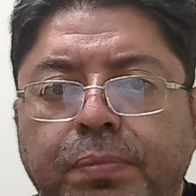
#> input picture dataset/Hernan_Vargas/persona_1_20250220_151204.jpg, 196 x 196 px, found by its file name
$ python menu.py
#> lines starting #> are read from the running program, lines starting #| are printed output that depends on the picture
### models/LBPH/LBPH.py
import cv2
import os
import numpy as np
import time
from sklearn.metrics import accuracy_score, precision_score, recall_score, f1_score
from sklearn.model_selection import train_test_split


class LBPH:

    def __init__(self, dataset_path="dataset", model_path="models/lbph_model.xml"):
#> the answer given: 1
        self.dataset_path = dataset_path
        self.model_path = model_path
        os.makedirs("models", exist_ok=True)

    # ======================================
    # ENTRENAMIENTO DEL MODELO
    # ======================================
    def train_model(self):

        faces = []
        labels = []
        label_map = {}
        label_id = 0

        print("Cargando imágenes del dataset...")

        for person_name in os.listdir(self.dataset_path):

            person_path = os.path.join(self.dataset_path, person_name)

            if not os.path.isdir(person_path):
                continue

            print("Procesando:", person_name)
            label_map[label_id] = person_name

            for image_name in os.listdir(person_path):

                image_path = os.path.join(person_path, image_name)

                img = cv2.imread(image_path, cv2.IMREAD_GRAYSCALE)
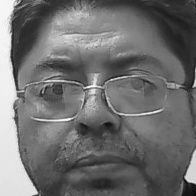
#> img: shape (196, 196); min 9, max 252, mean 110.6

                if img is None:
                    print("Imagen ignorada:", image_path)
                    continue

                img = cv2.resize(img, (200, 200))
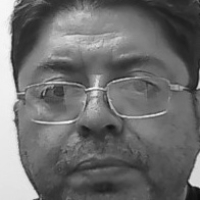
#> img: shape (200, 200); min 11, max 248, mean 110.5

                faces.append(img)
                labels.append(label_id)

            label_id += 1
#> label_id = 1

        faces = np.array(faces)
        labels = np.array(labels)

        print(f"Total de imágenes cargadas: {len(faces)}")

        print("Entrenando modelo LBPH...")

        recognizer = cv2.face.LBPHFaceRecognizer_create()

        recognizer.train(faces, labels)

        recognizer.write(self.model_path)

        print("=================================")
        print("Modelo LBPH entrenado correctamente")
        print("Modelo guardado en:", self.model_path)
        print("=================================")

    # ======================================
    # RECONOCIMIENTO EN TIEMPO REAL
    # ======================================
    # [189 lines left out: functions test_model, evaluate_model, not called in this run]

### models/LBPH/menu.py
from LBPH import LBPH


def main():

    lbph = LBPH()

    while True:

        print("\n====================================")
        print("   SISTEMA DE RECONOCIMIENTO FACIAL")
        print("====================================")
        print("1. Entrenar modelo")
        print("2. Evaluar modelo")
        print("3. Reconocimiento en tiempo real")
        print("4. Salir")
        print("====================================")

#> (the run stopped early here; a loop or call above may not have finished)
